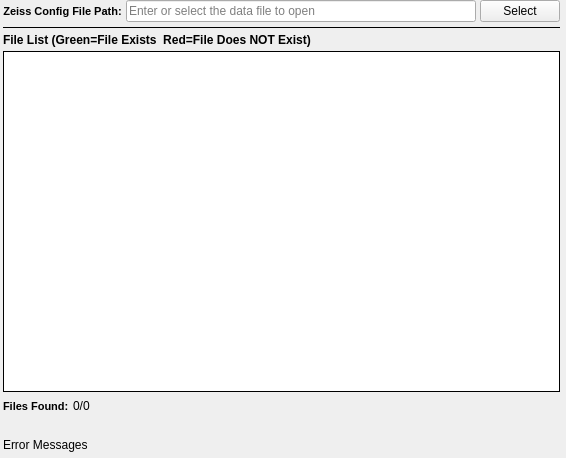
<?xml version="1.0" encoding="UTF-8"?>
<ui version="4.0">
 <class>ZeissZenListWidget</class>
 <widget class="QWidget" name="ZeissZenListWidget">
  <property name="geometry">
   <rect>
    <x>0</x>
    <y>0</y>
    <width>566</width>
    <height>458</height>
   </rect>
  </property>
  <property name="windowTitle">
   <string/>
  </property>
  <layout class="QVBoxLayout" name="verticalLayout">
   <property name="spacing">
    <number>4</number>
   </property>
   <property name="leftMargin">
    <number>3</number>
   </property>
   <property name="topMargin">
    <number>0</number>
   </property>
   <property name="rightMargin">
    <number>6</number>
   </property>
   <property name="bottomMargin">
    <number>6</number>
   </property>
   <item>
    <layout class="QHBoxLayout" name="horizontalLayout_2">
     <property name="bottomMargin">
      <number>0</number>
     </property>
     <item>
      <widget class="QLabel" name="label_29">
       <property name="toolTip">
        <string>The directory that contains the .ang or .ctf files</string>
       </property>
       <property name="styleSheet">
        <string notr="true">QLabel {
font-weight: bold;
font-size: 11px;
}</string>
       </property>
       <property name="text">
        <string>Zeiss Config File Path:</string>
       </property>
       <property name="alignment">
        <set>Qt::AlignCenter</set>
       </property>
      </widget>
     </item>
     <item>
      <widget class="QtSLineEdit" name="inputDir">
       <property name="placeholderText">
        <string>Enter or select the data file to open</string>
       </property>
      </widget>
     </item>
     <item>
      <widget class="QPushButton" name="inputDirBtn">
       <property name="text">
        <string>Select</string>
       </property>
      </widget>
     </item>
    </layout>
   </item>
   <item>
    <widget class="Line" name="line_9">
     <property name="frameShadow">
      <enum>QFrame::Plain</enum>
     </property>
     <property name="orientation">
      <enum>Qt::Horizontal</enum>
     </property>
    </widget>
   </item>
   <item>
    <widget class="QLabel" name="label_57">
     <property name="font">
      <font>
       <weight>75</weight>
       <italic>false</italic>
       <bold>true</bold>
      </font>
     </property>
     <property name="text">
      <string>File List (Green=File Exists  Red=File Does NOT Exist)</string>
     </property>
    </widget>
   </item>
   <item>
    <widget class="QListWidget" name="fileListView">
     <property name="sizePolicy">
      <sizepolicy hsizetype="Expanding" vsizetype="MinimumExpanding">
       <horstretch>0</horstretch>
       <verstretch>0</verstretch>
      </sizepolicy>
     </property>
     <property name="toolTip">
      <string>The list of files that will be imported in the order they will be imported into the HDF5 Ebsd File</string>
     </property>
     <property name="frameShape">
      <enum>QFrame::Box</enum>
     </property>
     <property name="frameShadow">
      <enum>QFrame::Plain</enum>
     </property>
    </widget>
   </item>
   <item>
    <layout class="QHBoxLayout" name="horizontalLayout">
     <property name="bottomMargin">
      <number>0</number>
     </property>
     <item>
      <widget class="QLabel" name="label_47">
       <property name="styleSheet">
        <string notr="true">QLabel {
font-weight: bold;
font-size: 11px;
}</string>
       </property>
       <property name="text">
        <string>Files Found:</string>
       </property>
       <property name="alignment">
        <set>Qt::AlignLeading|Qt::AlignLeft|Qt::AlignVCenter</set>
       </property>
      </widget>
     </item>
     <item>
      <widget class="QLabel" name="totalFilesFound">
       <property name="text">
        <string>0/0</string>
       </property>
      </widget>
     </item>
     <item>
      <spacer name="horizontalSpacer">
       <property name="orientation">
        <enum>Qt::Horizontal</enum>
       </property>
       <property name="sizeHint" stdset="0">
        <size>
         <width>40</width>
         <height>20</height>
        </size>
       </property>
      </spacer>
     </item>
    </layout>
   </item>
   <item>
    <widget class="QLabel" name="montageInfoLabel">
     <property name="text">
      <string/>
     </property>
     <property name="wordWrap">
      <bool>true</bool>
     </property>
    </widget>
   </item>
   <item>
    <widget class="QLabel" name="errorMessage">
     <property name="text">
      <string>Error Messages</string>
     </property>
    </widget>
   </item>
  </layout>
 </widget>
 <customwidgets>
  <customwidget>
   <class>QtSLineEdit</class>
   <extends>QLineEdit</extends>
   <header location="global">QtSLineEdit.h</header>
  </customwidget>
 </customwidgets>
 <resources/>
 <connections/>
</ui>
